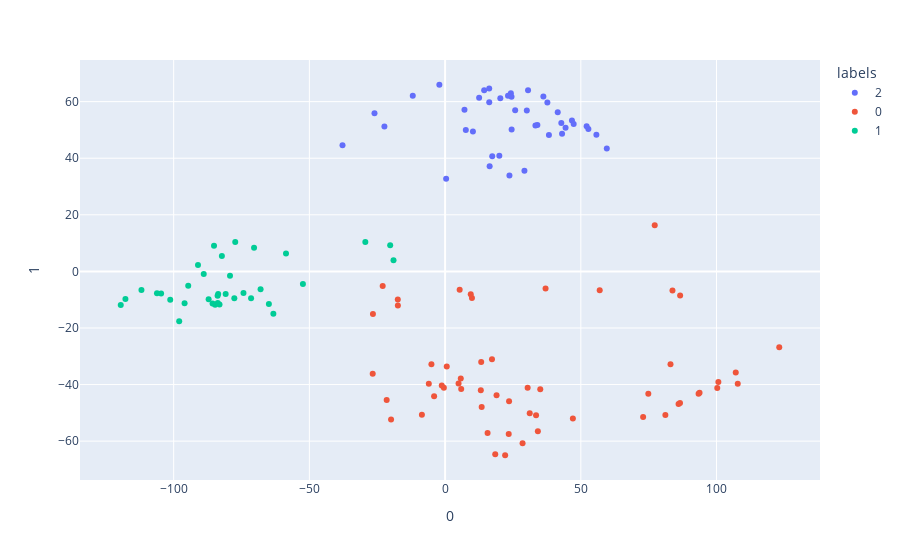

The cell this chart's notebook holds for it:
### Code cell
# 18S
scores_18S = pd.DataFrame(md.doPCA(ran_lo_18S)["scores"])
scores_18S["labels"] = labels_18S
fig_18S = px.scatter(
    scores_18S,
    x = 0,
    y = 1,
    color = "labels"
)
fig_18S.show()

### Figure 1 — Plotly figure (JSON) as saved in the notebook; plotly's stock layout.template omitted (floating-point values rounded to 4 significant figures)
{"data": [{"hovertemplate": "labels=2<br>0=%{x}<br>1=%{y}<extra></extra>", "legendgroup": "2", "marker": {"color": "#636efa", "symbol": "circle"}, "mode": "markers", "name": "2", "orientation": "v", "showlegend": true, "type": "scatter", "x": [-26.01, 34.0, 30.11, 7.135, 23.7, 30.56, 24.22, 19.98, 41.49, 24.51, 10.25, 12.54, 16.26, 46.73, 52.79, 16.41, 29.23, 17.36, 7.633, 43.09, 59.57, 47.37, 42.82, -37.79, -22.36, 36.2, 25.81, 23.18, -2.117, -11.9, 14.39, 0.3808, 37.68, 20.34, 44.38, 16.25, 38.25, 55.74, 52.15, 24.48, 33.28], "xaxis": "x", "y": [55.92, 51.74, 56.83, 57.11, 33.94, 63.99, 62.93, 40.9, 56.24, 50.16, 49.41, 61.37, 59.82, 53.31, 50.36, 37.16, 35.55, 40.66, 50.0, 48.65, 43.42, 52.09, 52.48, 44.54, 51.2, 61.8, 56.99, 62.11, 65.97, 62.06, 63.99, 32.76, 59.73, 61.17, 50.77, 64.65, 48.2, 48.29, 51.31, 61.72, 51.58], "yaxis": "y"}, {"hovertemplate": "labels=0<br>0=%{x}<br>1=%{y}<extra></extra>", "legendgroup": "0", "marker": {"color": "#EF553B", "symbol": "circle"}, "mode": "markers", "name": "0", "orientation": "v", "showlegend": true, "type": "scatter", "x": [77.23, 93.74, 86.54, 86.01, 83.04, 83.77, -17.43, 81.15, 74.87, 86.59, 72.96, 107.8, 5.365, 123.1, 37.01, 100.7, 56.96, 100.3, 9.891, 107.1, 93.39, -0.4599, 15.65, -26.59, -19.9, 23.44, -17.4, 13.16, 23.57, 18.47, 22.12, 18.95, 13.47, -8.545, 28.54, 47.07, 35.06, 5.778, -5.04, -1.223, -26.67, 17.27, 13.3, 5.932, 34.17, 0.6111, 33.51, 31.17, 9.451, -22.99, -21.53, -4.049, 30.41, 4.96, -6.0], "xaxis": "x", "y": [16.32, -42.93, -46.49, -46.85, -32.84, -6.78, -9.958, -50.78, -43.21, -8.564, -51.45, -39.68, -6.48, -26.78, -6.049, -39.07, -6.665, -41.24, -9.371, -35.74, -43.26, -41.16, -57.13, -15.06, -52.37, -57.5, -12.06, -42.04, -45.9, -64.67, -64.99, -43.75, -47.95, -50.67, -60.74, -51.97, -41.7, -37.89, -32.86, -40.38, -36.16, -31.09, -32.01, -41.59, -56.49, -33.65, -50.83, -50.19, -8.076, -5.135, -45.46, -44.09, -41.14, -39.64, -39.7], "yaxis": "y"}, {"hovertemplate": "labels=1<br>0=%{x}<br>1=%{y}<extra></extra>", "legendgroup": "1", "marker": {"color": "#00cc96", "symbol": "circle"}, "mode": "markers", "name": "1", "orientation": "v", "showlegend": true, "type": "scatter", "x": [-106.1, -67.98, -74.28, -117.8, -80.84, -83.81, -95.97, -104.6, -87.12, -83.1, -119.5, -97.96, -63.27, -84.72, -111.9, -101.3, -64.91, -71.47, -82.23, -83.76, -91.04, -20.23, -29.38, -52.38, -85.13, -77.31, -94.63, -88.92, -85.67, -77.65, -83.59, -79.25, -70.38, -19.01, -58.61], "xaxis": "x", "y": [-7.723, -6.291, -7.603, -9.769, -7.97, -8.629, -11.26, -7.813, -9.816, -11.66, -11.92, -17.6, -14.93, -11.81, -6.558, -10.03, -11.51, -9.458, 5.472, -11.17, 2.251, 9.256, 10.4, -4.485, 9.069, 10.35, -5.097, -0.9526, -11.32, -9.518, -8.016, -1.519, 8.378, 3.97, 6.313], "yaxis": "y"}], "layout": {"autosize": true, "legend": {"title": {"text": "labels"}, "tracegroupgap": 0}, "margin": {"t": 60}, "xaxis": {"anchor": "y", "autorange": true, "domain": [0, 1], "range": [-134.0, 137.6], "title": {"text": "0"}, "type": "linear"}, "yaxis": {"anchor": "x", "autorange": true, "domain": [0, 1], "range": [-75.13, 76.11], "title": {"text": "1"}, "type": "linear"}}}
